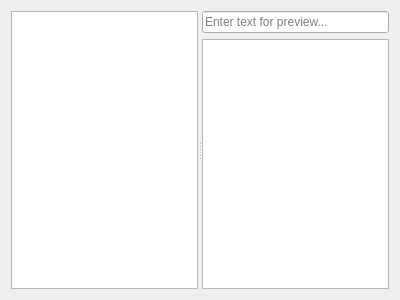
<?xml version="1.0" encoding="UTF-8"?>
<ui version="4.0">
 <class>GammaRay::CodecBrowserWidget</class>
 <widget class="QWidget" name="GammaRay::CodecBrowserWidget">
  <property name="geometry">
   <rect>
    <x>0</x>
    <y>0</y>
    <width>400</width>
    <height>300</height>
   </rect>
  </property>
  <layout class="QHBoxLayout" name="horizontalLayout_8">
   <item>
    <widget class="QSplitter" name="mainSplitter">
     <property name="orientation">
      <enum>Qt::Horizontal</enum>
     </property>
     <widget class="QTreeView" name="codecList"/>
     <widget class="QWidget" name="layoutWidget">
      <layout class="QVBoxLayout" name="verticalLayout_16">
       <item>
        <widget class="QLineEdit" name="codecText">
         <property name="text">
          <string/>
         </property>
         <property name="placeholderText">
          <string>Enter text for preview...</string>
         </property>
        </widget>
       </item>
       <item>
        <widget class="QTreeView" name="selectedCodecs"/>
       </item>
      </layout>
     </widget>
    </widget>
   </item>
  </layout>
 </widget>
 <resources/>
 <connections/>
</ui>
